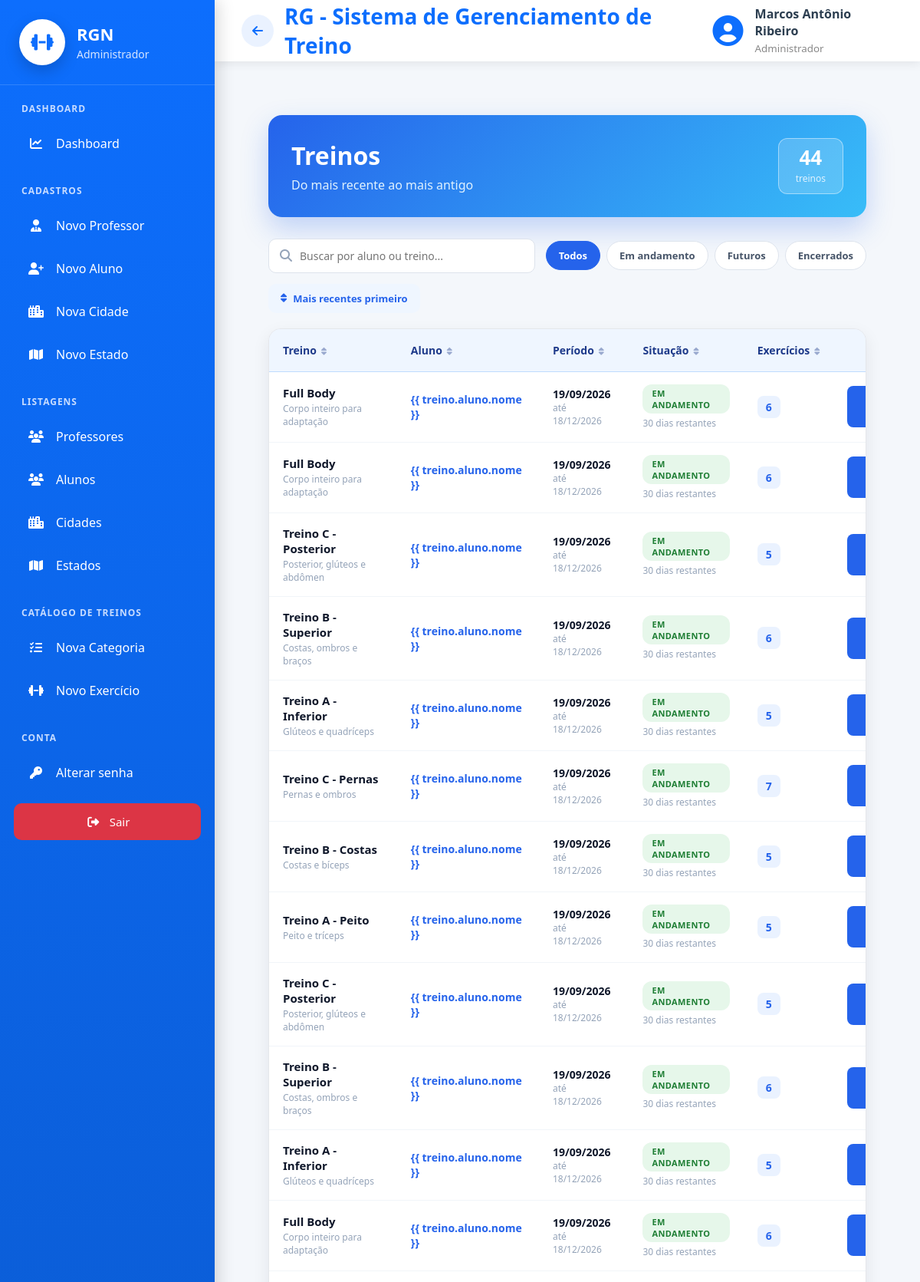
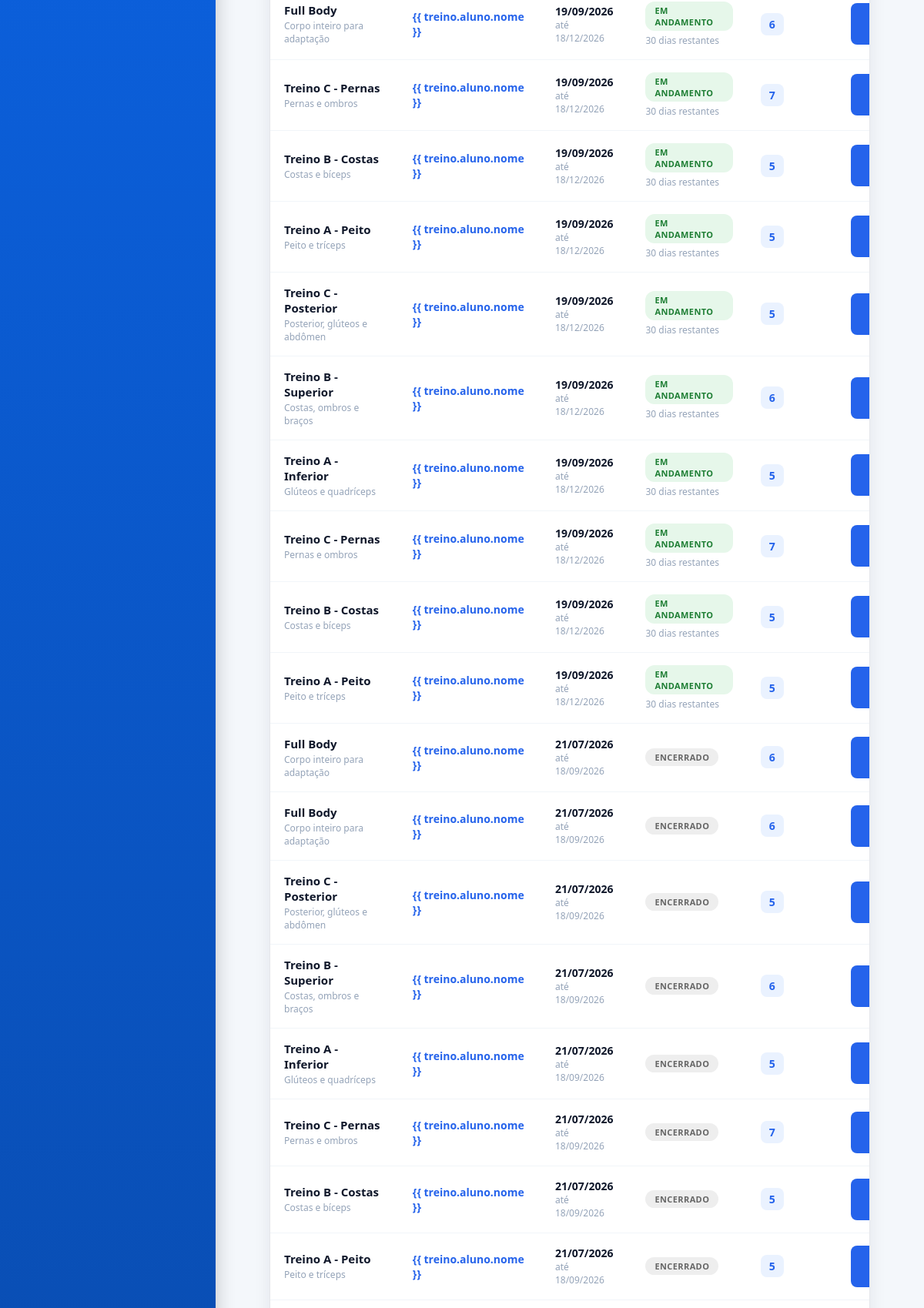
Screenshot of /exercicios/listar/treino/ (signed in, upper part) with the database file from the repository (2 pictures, top to bottom).
### cadastros/models.py (models this page shows, shortened)
class Auditoria(models.Model):
    cadastrado_em = models.DateTimeField(auto_now_add=True, verbose_name="Cadastrado em")
    atualizado_em = models.DateTimeField(auto_now=True, verbose_name="Atualizado em")
    class Meta:
        abstract = True

class Pessoa(Auditoria):
    TIPO_CHOICES = [
        ('ALUNO', 'Aluno'),
        ('PROFESSOR', 'Professor'),
        ('ADMINISTRADOR', 'Administrador')
    ]
    SEXO_CHOICES = [
        ('M', 'Masculino'),
        ('F', 'Feminino'),
        ('O', 'Outro'),
    ]
    NIVEL_CHOICES = [
        (1, 'Iniciante'),
        (2, 'Intermediário'),
        (3, 'Avançado'),
    ]
    tipo = models.CharField(max_length=20, choices=TIPO_CHOICES, verbose_name="Tipo de Pessoa")
    nome = models.CharField(max_length=50, verbose_name="Nome")
    data_nascimento = models.DateField(verbose_name="Data de nascimento",null=True,blank=True,validators=[validar_data_nascimento],)
    cpf = models.CharField(max_length=11, unique=True, verbose_name="CPF")
    telefone = models.CharField(max_length=15, verbose_name="Telefone")
    objetivo = models.TextField(verbose_name="Objetivo", null=True, blank=True)
    sexo = models.CharField(max_length=20, choices=SEXO_CHOICES, verbose_name="Sexo", null=True, blank=True)
    nivel = models.IntegerField(choices=NIVEL_CHOICES, verbose_name="Nível", null=True, blank=True)
    cidade = models.ForeignKey(Cidade, on_delete=models.PROTECT)
    professor = models.ForeignKey("self", on_delete=models.PROTECT, related_name="alunos", limit_choices_to={"tipo": "PROFESSOR"}, null=True, blank=True)
    usuario = models.OneToOneField("auth.User", on_delete=models.CASCADE, related_name="pessoa_usuario")
    precisa_trocar_senha = models.BooleanField(default=False, verbose_name="Precisa trocar a senha")

### exercicio/models.py (models this page shows, shortened)
class Treino(Auditoria):
    aluno = models.ForeignKey(Pessoa, on_delete=models.PROTECT, related_name="Treinos")
    nome_treino = models.CharField(max_length=20, verbose_name="Nome do Treino")
    data_inicio = models.DateField(verbose_name="Data de Inicio")
    data_fim = models.DateField(verbose_name="Data de Encerramento")
    descricao = models.CharField(max_length=100, verbose_name="Descrição")
    cadastrado_por = models.ForeignKey(Pessoa, on_delete=models.PROTECT)
    @property
    def situacao(self):
        hoje = timezone.localdate()
        if self.data_fim < hoje:
            return 'encerrado'
        if self.data_inicio > hoje:
            return 'futuro'
        return 'andamento'
    @property
    def dias_restantes(self):
        return (self.data_fim - timezone.localdate()).days

### exercicio/views.py (the view)
# urls.py: path('listar/treino/', TreinoList.as_view(), name="listar-treino"),
class TreinoList(LoginRequiredMixin, GroupRequiredMixin, ListView):
    model = Treino
    template_name = 'listar_treino.html'
    context_object_name = 'treinos'
    group_required = ["Professor", "Administrador", "Aluno"]
    def get_queryset(self):
        hoje = timezone.localdate()
        qs = Treino.objects.filter(
            aluno__in=alunos_do_usuario(self.request.user)
        ).select_related('aluno').annotate(
            qtd_exercicios=Count('exercicio_do_treino')
        )
        busca = self.request.GET.get('q', '').strip()
        if busca:
            qs = qs.filter(
                Q(nome_treino__icontains=busca) | Q(aluno__nome__icontains=busca)
            )
        situacao = self.request.GET.get('situacao', '')
        if situacao == 'andamento':
            qs = qs.filter(data_inicio__lte=hoje, data_fim__gte=hoje)
        elif situacao == 'futuros':
            qs = qs.filter(data_inicio__gt=hoje)
        elif situacao == 'encerrados':
            qs = qs.filter(data_fim__lt=hoje)
        if self.request.GET.get('ordem') == 'antigos':
            return qs.order_by('data_inicio', 'id')
        return qs.order_by('-data_inicio', '-id')
    def get_context_data(self, **kwargs):
        context = super().get_context_data(**kwargs)
        context['busca'] = self.request.GET.get('q', '')
        context['situacao'] = self.request.GET.get('situacao', '')
        context['ordem'] = self.request.GET.get('ordem', 'recentes')
        return context

### exercicio/templates/listar_treino.html (shortened to what this page needs)
{% extends 'modelo.html' %}
{% load static %}
{% block css %}
<link rel="stylesheet" href="{% static 'css/paginas/modelo.css' %}">
<link rel="stylesheet" href="{% static 'css/exercicio/detalhe_treino.css' %}">
<link rel="stylesheet" href="{% static 'css/exercicio/listar_treino.css' %}">
{% endblock %}
{% block main %}
<div class="list-container">
    <div class="list-header">
        <div>
            <h2>Treinos</h2>
            <p>
                {% if ordem == 'antigos' %}
                Do mais antigo ao mais recente
                {% else %}
                Do mais recente ao mais antigo
                {% endif %}
            </p>
        </div>
        <div class="header-total">
            <strong>{{ treinos|length }}</strong>
            <span>treino{{ treinos|length|pluralize }}</span>
        </div>
    </div>
    <div class="toolbar">
        <form method="get" class="toolbar-busca">
            <i class="fas fa-search"></i>
            <input type="text" name="q" value="{{ busca }}" placeholder="Buscar por aluno ou treino...">
        </form>
        <div class="chips">
            <a href="?q={{ busca|urlencode }}&ordem={{ ordem }}"
                class="chip{% if not situacao %} ativo{% endif %}">Todos</a>
            <a href="?situacao=andamento&q={{ busca|urlencode }}&ordem={{ ordem }}"
                class="chip{% if situacao == 'andamento' %} ativo{% endif %}">Em andamento</a>
            <a href="?situacao=futuros&q={{ busca|urlencode }}&ordem={{ ordem }}"
                class="chip{% if situacao == 'futuros' %} ativo{% endif %}">Futuros</a>
            <a href="?situacao=encerrados&q={{ busca|urlencode }}&ordem={{ ordem }}"
                class="chip{% if situacao == 'encerrados' %} ativo{% endif %}">Encerrados</a>
        </div>
        <a href="?situacao={{ situacao }}&q={{ busca|urlencode }}&ordem={% if ordem == 'antigos' %}recentes{% else %}antigos{% endif %}"
            class="btn-ordem">
            <i class="fas fa-sort"></i>
            {% if ordem == 'antigos' %}Mais antigos primeiro{% else %}Mais recentes primeiro{% endif %}
        </a>
    </div>
    <div class="table-container">
        <table class="tabela-treinos" data-ordenavel>
            <thead>
                <tr>
                    <th>Treino</th>
                    <th>Aluno</th>
                    <th>Período</th>
                    <th>Situação</th>
                    <th>Exercícios</th>
                    <th></th>
                </tr>
            </thead>
            <tbody>
                {% for treino in treinos %}
                <tr>
                    <td>
                        <strong>{{ treino.nome_treino }}</strong>
                        {% if treino.descricao %}
                        <span class="descricao">{{ treino.descricao }}</span>
                        {% endif %}
                    </td>
                    <td>
                        {% if is_aluno %}
                        {{ treino.aluno.nome }}
                        {% else %}
                        <a href="{% url 'detalhe-aluno' treino.aluno.pk %}" class="link-aluno">{{ treino.aluno.nome
                            }}</a>
                        {% endif %}
                    </td>
                    <td>
                        <span class="periodo">{{ treino.data_inicio|date:"d/m/Y" }}</span>
                        <span class="periodo-ate">até {{ treino.data_fim|date:"d/m/Y" }}</span>
                    </td>
                    <td>
                        {% if treino.situacao == 'andamento' %}
                        <span class="badge-situacao andamento">Em andamento</span>
                        <small class="situacao-info">
                            {% with d=treino.dias_restantes %}
                            {% if d == 0 %}
                            termina hoje
                            {% else %}
                            {{ d }} dia{{ d|pluralize }} restante{{ d|pluralize }}
                            {% endif %}
                            {% endwith %}
                        </small>
                        {% elif treino.situacao == 'futuro' %}
                        <span class="badge-situacao futuro">Futuro</span>
                        <small class="situacao-info">ainda não começou</small>
                        {% elif treino.situacao == 'encerrado' %}
                        <span class="badge-situacao encerrado">Encerrado</span>
                        {% endif %}
                    </td>
                    <td>
                        {% if treino.qtd_exercicios %}
                        <span class="qtd-exercicios">{{ treino.qtd_exercicios }}</span>
                        {% else %}
                        <span class="badge-vazio">Sem exercícios</span>
                        {% endif %}
                    </td>
                    <td class="acoes-celula">
                        <a href="{% url 'detalhe-treino' treino.pk %}" class="btn-ver">
                        </a>
                    </td>
                </tr>
                {% empty %}
                <tr>
                    <td colspan="6" class="sem-registro">
                        Nenhum treino encontrado.
                    </td>
                </tr>
                {% endfor %}
            </tbody>
        </table>
    </div>
</div>
{% endblock %}

### paginas/templates/modelo.html (shortened to what this page needs)
{% load static %}
<!DOCTYPE html>
<html lang="pt-br">
<head>
    <link rel="stylesheet" href="{% static 'css/paginas/modelo.css' %}">
    <link rel="stylesheet" href="{% static 'css/paginas/menu.css' %}">
    <link rel="stylesheet" href="{% static 'css/paginas/dashboard/dashboard_admin.css' %}">
    <link rel="stylesheet" href="{% static 'css/paginas/dashboard/dashboard_aluno.css' %}">
    <link rel="stylesheet" href="{% static 'css/paginas/dashboard/dashboard_professor.css' %}">
    <link rel="stylesheet" href="https://cdnjs.cloudflare.com/ajax/libs/font-awesome/6.7.2/css/all.min.css">
    <link rel="stylesheet" href="{% static 'css/global/ordenar_tabela.css' %}">
    <link rel="stylesheet" href="{% static 'css/global/acoes_dropdown.css' %}">
    <link rel="stylesheet" href="{% static 'css/global/kpi_cards.css' %}">
    {% block css %}
    {% endblock %}
</head>
<body>
    <div class="layout">
        {% if request.user.is_authenticated %}
        {% if is_admin %}
        {% include 'menus/menu_admin.html' %}
        {% elif is_professor %}
        {% include 'menus/menu_professor.html' %}
        {% elif is_aluno %}
        {% include 'menus/menu_aluno.html' %}
        {% endif %}
        {% endif %}
        <div class="main-area">
            <header class="topbar">
                <div class="titulo">
                    {% if request.user.is_authenticated %}
                    {% if request.resolver_match.url_name != 'inicio' %}
                    <a href="{% url 'inicio' %}" id="btn-voltar" class="btn-voltar-topo" title="Voltar">
                        <i class="fas fa-arrow-left"></i>
                    </a>
                    {% endif %}
                    {% endif %}
                    <h2>
                        {% block titulo %}
                        RG - Sistema de Gerenciamento de Treino
                        {% endblock %}
                    </h2>
                </div>
                {% if request.user.is_authenticated %}
                <div class="usuario">
                    <i class="fas fa-circle-user"></i>
                    <div>
                        <strong>
                            {{ request.user.pessoa_usuario.nome }}
                        </strong>
                        <small>
                            {% if is_admin %}
                            Administrador
                            {% elif is_professor %}
                            Professor
                            {% elif is_aluno %}
                            Aluno
                            {% endif %}
                        </small>
                    </div>
                </div>
                {% endif %}
            </header>
            <main class="conteudo">
                {% block main %}
                {% endblock %}
            </main>
        </div>
    </div>
</body>
</html>

### rows the page displays
Treino: nome_treino "Full Body", descricao "Corpo inteiro para adaptação", shows "{{ treino.aluno.nome }}", data_inicio "19/09/2026", data_fim "18/12/2026", dias_restantes "30", qtd_exercicios "6"
Treino: nome_treino "Full Body", descricao "Corpo inteiro para adaptação", shows "{{ treino.aluno.nome }}", data_inicio "19/09/2026", data_fim "18/12/2026", dias_restantes "30", qtd_exercicios "6"
Treino: nome_treino "Treino C - Posterior", descricao "Posterior, glúteos e abdômen", shows "{{ treino.aluno.nome }}", data_inicio "19/09/2026", data_fim "18/12/2026", dias_restantes "30", qtd_exercicios "5"
Treino: nome_treino "Treino B - Superior", descricao "Costas, ombros e braços", shows "{{ treino.aluno.nome }}", data_inicio "19/09/2026", data_fim "18/12/2026", dias_restantes "30", qtd_exercicios "6"
Treino: nome_treino "Treino A - Inferior", descricao "Glúteos e quadríceps", shows "{{ treino.aluno.nome }}", data_inicio "19/09/2026", data_fim "18/12/2026", dias_restantes "30", qtd_exercicios "5"
Treino: nome_treino "Treino C - Pernas", descricao "Pernas e ombros", shows "{{ treino.aluno.nome }}", data_inicio "19/09/2026", data_fim "18/12/2026", dias_restantes "30", qtd_exercicios "7"
Treino: nome_treino "Treino B - Costas", descricao "Costas e bíceps", shows "{{ treino.aluno.nome }}", data_inicio "19/09/2026", data_fim "18/12/2026", dias_restantes "30", qtd_exercicios "5"
Treino: nome_treino "Treino A - Peito", descricao "Peito e tríceps", shows "{{ treino.aluno.nome }}", data_inicio "19/09/2026", data_fim "18/12/2026", dias_restantes "30", qtd_exercicios "5"
Treino: nome_treino "Treino C - Posterior", descricao "Posterior, glúteos e abdômen", shows "{{ treino.aluno.nome }}", data_inicio "19/09/2026", data_fim "18/12/2026", dias_restantes "30", qtd_exercicios "5"
Treino: nome_treino "Treino B - Superior", descricao "Costas, ombros e braços", shows "{{ treino.aluno.nome }}", data_inicio "19/09/2026", data_fim "18/12/2026", dias_restantes "30", qtd_exercicios "6"
Treino: nome_treino "Treino A - Inferior", descricao "Glúteos e quadríceps", shows "{{ treino.aluno.nome }}", data_inicio "19/09/2026", data_fim "18/12/2026", dias_restantes "30", qtd_exercicios "5"
Treino: nome_treino "Full Body", descricao "Corpo inteiro para adaptação", shows "{{ treino.aluno.nome }}", data_inicio "19/09/2026", data_fim "18/12/2026", dias_restantes "30", qtd_exercicios "6"
Treino: nome_treino "Full Body", descricao "Corpo inteiro para adaptação", shows "{{ treino.aluno.nome }}", data_inicio "19/09/2026", data_fim "18/12/2026", dias_restantes "30", qtd_exercicios "6"
Treino: nome_treino "Treino C - Pernas", descricao "Pernas e ombros", shows "{{ treino.aluno.nome }}", data_inicio "19/09/2026", data_fim "18/12/2026", dias_restantes "30", qtd_exercicios "7"
Treino: nome_treino "Treino B - Costas", descricao "Costas e bíceps", shows "{{ treino.aluno.nome }}", data_inicio "19/09/2026", data_fim "18/12/2026", dias_restantes "30", qtd_exercicios "5"
Treino: nome_treino "Treino A - Peito", descricao "Peito e tríceps", shows "{{ treino.aluno.nome }}", data_inicio "19/09/2026", data_fim "18/12/2026", dias_restantes "30", qtd_exercicios "5"
Treino: nome_treino "Treino C - Posterior", descricao "Posterior, glúteos e abdômen", shows "{{ treino.aluno.nome }}", data_inicio "19/09/2026", data_fim "18/12/2026", dias_restantes "30", qtd_exercicios "5"
Treino: nome_treino "Treino B - Superior", descricao "Costas, ombros e braços", shows "{{ treino.aluno.nome }}", data_inicio "19/09/2026", data_fim "18/12/2026", dias_restantes "30", qtd_exercicios "6"
Treino: nome_treino "Treino A - Inferior", descricao "Glúteos e quadríceps", shows "{{ treino.aluno.nome }}", data_inicio "19/09/2026", data_fim "18/12/2026", dias_restantes "30", qtd_exercicios "5"
Treino: nome_treino "Treino C - Pernas", descricao "Pernas e ombros", shows "{{ treino.aluno.nome }}", data_inicio "19/09/2026", data_fim "18/12/2026", dias_restantes "30", qtd_exercicios "7"
Treino: nome_treino "Treino B - Costas", descricao "Costas e bíceps", shows "{{ treino.aluno.nome }}", data_inicio "19/09/2026", data_fim "18/12/2026", dias_restantes "30", qtd_exercicios "5"
Treino: nome_treino "Treino A - Peito", descricao "Peito e tríceps", shows "{{ treino.aluno.nome }}", data_inicio "19/09/2026", data_fim "18/12/2026", dias_restantes "30", qtd_exercicios "5"
Treino: nome_treino "Full Body", descricao "Corpo inteiro para adaptação", shows "{{ treino.aluno.nome }}", data_inicio "21/07/2026", data_fim "18/09/2026", shows "ENCERRADO", qtd_exercicios "6"
Treino: nome_treino "Full Body", descricao "Corpo inteiro para adaptação", shows "{{ treino.aluno.nome }}", data_inicio "21/07/2026", data_fim "18/09/2026", shows "ENCERRADO", qtd_exercicios "6"
Treino: nome_treino "Treino C - Posterior", descricao "Posterior, glúteos e abdômen", shows "{{ treino.aluno.nome }}", data_inicio "21/07/2026", data_fim "18/09/2026", shows "ENCERRADO", qtd_exercicios "5"
Treino: nome_treino "Treino B - Superior", descricao "Costas, ombros e braços", shows "{{ treino.aluno.nome }}", data_inicio "21/07/2026", data_fim "18/09/2026", shows "ENCERRADO", qtd_exercicios "6"
Treino: nome_treino "Treino A - Inferior", descricao "Glúteos e quadríceps", shows "{{ treino.aluno.nome }}", data_inicio "21/07/2026", data_fim "18/09/2026", shows "ENCERRADO", qtd_exercicios "5"
Treino: nome_treino "Treino C - Pernas", descricao "Pernas e ombros", shows "{{ treino.aluno.nome }}", data_inicio "21/07/2026", data_fim "18/09/2026", shows "ENCERRADO", qtd_exercicios "7"
Treino: nome_treino "Treino B - Costas", descricao "Costas e bíceps", shows "{{ treino.aluno.nome }}", data_inicio "21/07/2026", data_fim "18/09/2026", shows "ENCERRADO", qtd_exercicios "5"
Treino: nome_treino "Treino A - Peito", descricao "Peito e tríceps", shows "{{ treino.aluno.nome }}", data_inicio "21/07/2026", data_fim "18/09/2026", shows "ENCERRADO", qtd_exercicios "5"

### other values shown
{{ request.user.pessoa_usuario.nome }} "Marcos Antônio Ribeiro"
{{ treinos|length }} "44"
